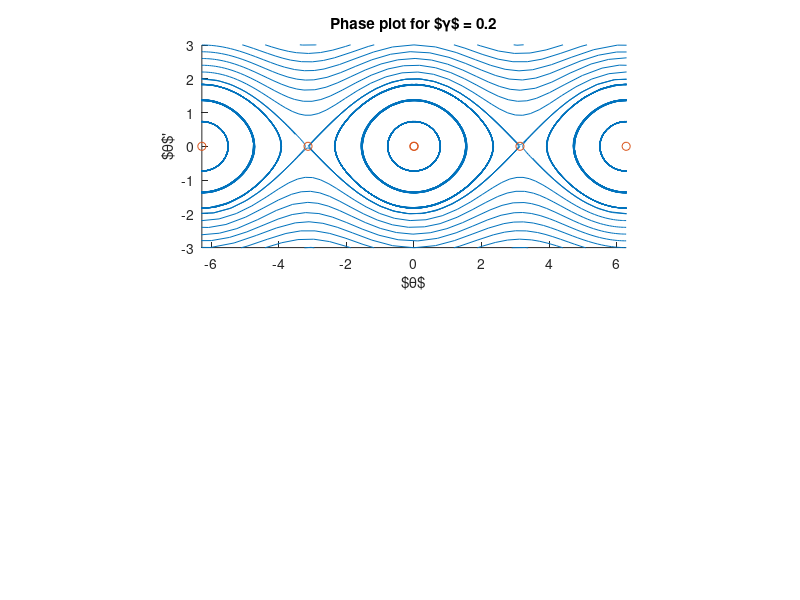

MATLAB code to generate this figure: (Note: this script raises an error after producing the figure.)
clc;
clear;
close all;

% Define the differential equation
function dydt = pendulum_system(t, y, gamma)
    theta = y(1);
    theta_dot = y(2);
    dtheta_dt = theta_dot;
    dtheta_dot_dt = -sin(theta) + gamma^2 * sin(2 * theta);
    dydt = [dtheta_dt; dtheta_dot_dt];
end

% Find equilibrium points
function equilibrium_points = find_equilibrium_points(gamma)
    theta_vals = linspace(-2*pi, 2*pi, 1000);
    equilibrium_points = [];
    for theta = theta_vals
        if abs(sin(theta) - gamma^2 * sin(2*theta)) < 1e-2
            equilibrium_points = [equilibrium_points, theta];
        end
    end
end

% Plot the equilibrium points and system behavior
function plot_system_behavior(gamma_values)
    t_span = [0, 100];
    initial_conditions = [(-10:10)' * pi/4, zeros(21, 1); ...
                          -2*pi * ones(10, 1), (2 + (1:10)' * 0.2); ...
                          2*pi * ones(10, 1), -(2 + (1:10)' * 0.2)];
    

    colorOrder = get(gca, 'colororder');
    for i = 1:length(gamma_values)
        gamma = gamma_values(i);
        subplot(length(gamma_values), 1, i);
        hold on;
        for j = 1:size(initial_conditions, 1)
            y0 = initial_conditions(j, :);
            [t, z] = ode45(@(t, y) pendulum_system(t, y, gamma), t_span, y0);
            plot(z(:, 1), z(:, 2), ...
             "Color", colorOrder(1, :), ...
             "DisplayName", "Trajectory");
        end

        equilibrium_points = find_equilibrium_points(gamma);
        plot(equilibrium_points, 0, ...
            "Color", colorOrder(2, :), ...
            "Marker", "o", ...
            "LineStyle", "none", ...
            "DisplayName", "Equilibrium points");

        title(['Phase plot for $\gamma$ = ', num2str(gamma)]);
        xlabel('$\theta$');
        ylabel('$\theta$''');
        axis equal;
        xlim([-2*pi, 2*pi]);
        ylim([-3, 3]);
        legendUnq;
        legend;
        hold off;
    end

    set(gcf, 'units', 'pixels', 'position', [0, 0 600 600]);

    exportgraphics(gcf, 'graph_output/q1pd.png', ...
        'Resolution', 300);
end

% Define gamma values to visualize
gamma_values = [0.2, 1.0];

% Plot the system behavior for different gamma values
plot_system_behavior(gamma_values);
